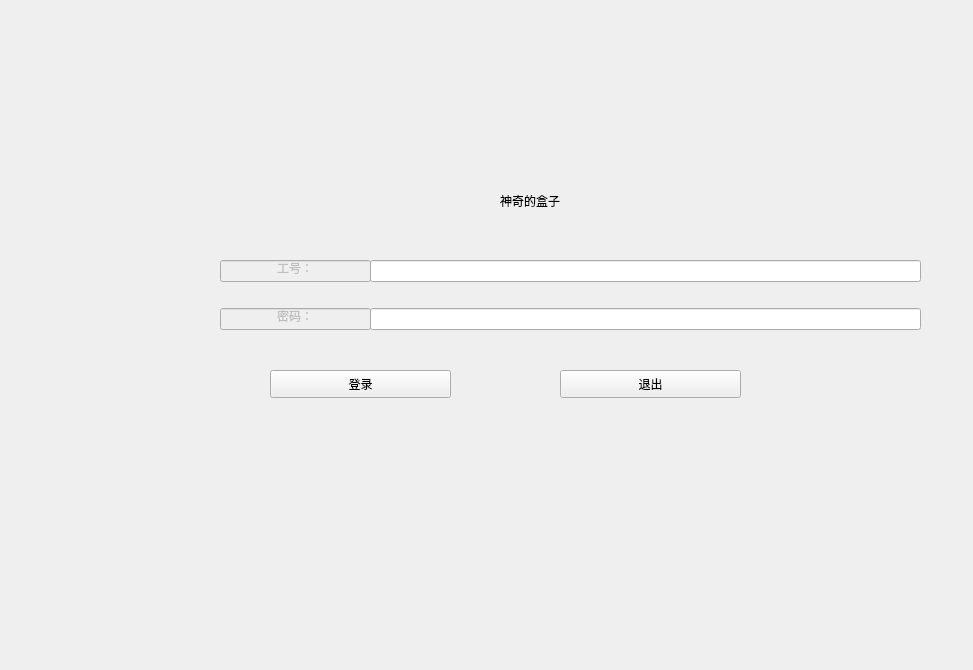
<?xml version="1.0" encoding="UTF-8"?>
<ui version="4.0">
 <class>MainWindow</class>
 <widget class="QMainWindow" name="MainWindow">
  <property name="geometry">
   <rect>
    <x>0</x>
    <y>0</y>
    <width>973</width>
    <height>670</height>
   </rect>
  </property>
  <property name="windowTitle">
   <string>MainWindow</string>
  </property>
  <property name="styleSheet">
   <string notr="true">#MainWindow{background-image:url(:/new/prefix1/pic/Su7.png)}</string>
  </property>
  <widget class="QWidget" name="centralwidget">
   <property name="enabled">
    <bool>true</bool>
   </property>
   <property name="autoFillBackground">
    <bool>false</bool>
   </property>
   <property name="styleSheet">
    <string notr="true"/>
   </property>
   <widget class="QWidget" name="verticalLayoutWidget">
    <property name="geometry">
     <rect>
      <x>370</x>
      <y>240</y>
      <width>551</width>
      <height>111</height>
     </rect>
    </property>
    <layout class="QVBoxLayout" name="verticalLayout">
     <item>
      <widget class="QLineEdit" name="lineEdit">
       <property name="text">
        <string/>
       </property>
       <property name="frame">
        <bool>true</bool>
       </property>
       <property name="alignment">
        <set>Qt::AlignLeading|Qt::AlignLeft|Qt::AlignVCenter</set>
       </property>
       <property name="dragEnabled">
        <bool>false</bool>
       </property>
      </widget>
     </item>
     <item>
      <widget class="QLineEdit" name="lineEdit_2">
       <property name="text">
        <string/>
       </property>
       <property name="alignment">
        <set>Qt::AlignLeading|Qt::AlignLeft|Qt::AlignVCenter</set>
       </property>
      </widget>
     </item>
    </layout>
   </widget>
   <widget class="QWidget" name="verticalLayoutWidget_2">
    <property name="geometry">
     <rect>
      <x>220</x>
      <y>240</y>
      <width>151</width>
      <height>111</height>
     </rect>
    </property>
    <layout class="QVBoxLayout" name="verticalLayout_2">
     <item>
      <widget class="QLineEdit" name="lineEdit_3">
       <property name="enabled">
        <bool>false</bool>
       </property>
       <property name="text">
        <string>工号：</string>
       </property>
       <property name="frame">
        <bool>true</bool>
       </property>
       <property name="alignment">
        <set>Qt::AlignCenter</set>
       </property>
       <property name="dragEnabled">
        <bool>false</bool>
       </property>
      </widget>
     </item>
     <item>
      <widget class="QLineEdit" name="lineEdit_4">
       <property name="enabled">
        <bool>false</bool>
       </property>
       <property name="text">
        <string>密码：</string>
       </property>
       <property name="alignment">
        <set>Qt::AlignCenter</set>
       </property>
      </widget>
     </item>
    </layout>
   </widget>
   <widget class="QPushButton" name="pushButton_2">
    <property name="geometry">
     <rect>
      <x>560</x>
      <y>370</y>
      <width>181</width>
      <height>28</height>
     </rect>
    </property>
    <property name="text">
     <string>退出</string>
    </property>
   </widget>
   <widget class="QPushButton" name="pushButton">
    <property name="geometry">
     <rect>
      <x>270</x>
      <y>370</y>
      <width>181</width>
      <height>28</height>
     </rect>
    </property>
    <property name="styleSheet">
     <string notr="true"/>
    </property>
    <property name="text">
     <string>登录</string>
    </property>
   </widget>
   <widget class="QLabel" name="label">
    <property name="geometry">
     <rect>
      <x>0</x>
      <y>-20</y>
      <width>971</width>
      <height>701</height>
     </rect>
    </property>
    <property name="styleSheet">
     <string notr="true">iamge:url(:/new/prefix1/pic/Su7.png);</string>
    </property>
    <property name="text">
     <string/>
    </property>
   </widget>
   <widget class="QLineEdit" name="lineEdit_5">
    <property name="geometry">
     <rect>
      <x>400</x>
      <y>190</y>
      <width>261</width>
      <height>27</height>
     </rect>
    </property>
    <property name="styleSheet">
     <string notr="true">background-color: transparent; border: none;</string>
    </property>
    <property name="text">
     <string>神奇的盒子</string>
    </property>
    <property name="alignment">
     <set>Qt::AlignCenter</set>
    </property>
   </widget>
   <zorder>label</zorder>
   <zorder>verticalLayoutWidget</zorder>
   <zorder>verticalLayoutWidget_2</zorder>
   <zorder>pushButton_2</zorder>
   <zorder>pushButton</zorder>
   <zorder>lineEdit_5</zorder>
  </widget>
 </widget>
 <resources/>
 <connections/>
</ui>
